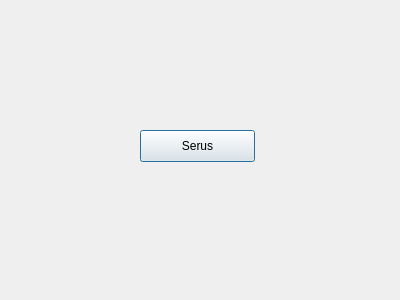
<?xml version="1.0" encoding="UTF-8"?>
<ui version="4.0">
 <class>batchWindow</class>
 <widget class="QDialog" name="batchWindow">
  <property name="geometry">
   <rect>
    <x>0</x>
    <y>0</y>
    <width>400</width>
    <height>300</height>
   </rect>
  </property>
  <property name="windowTitle">
   <string>Dialog</string>
  </property>
  <widget class="QPushButton" name="pushButton">
   <property name="geometry">
    <rect>
     <x>140</x>
     <y>130</y>
     <width>115</width>
     <height>32</height>
    </rect>
   </property>
   <property name="text">
    <string>Serus</string>
   </property>
  </widget>
 </widget>
 <resources/>
 <connections/>
</ui>
